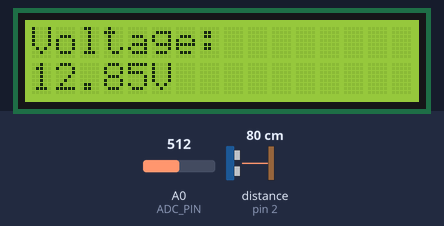
Simulated run of this sketch. Board: Arduino Nano, built with avr-gcc and run on an emulated ATmega328P. On the bench: 16×2 character LCD. Wiring (inferred from the names in the program): ultrasonic range finder: trigger pin 12; echo pin 2. The test bench sets the inputs (shaded band); at power-on: A0 (ADC_PIN) = 512, distance to the obstacle (sensor on pin 2) 80 cm. The echo pulse lasts 58.3 µs per cm.

Above: at 1.2 s.
1.3 s: A0 (ADC_PIN) set to 716
At 2.6 s:
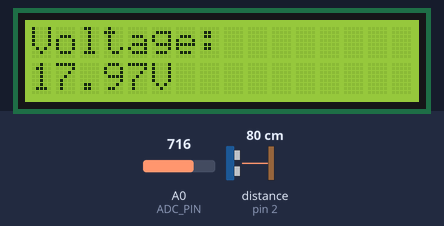
2.9 s: A0 (ADC_PIN) set to 900
At 4.0 s:
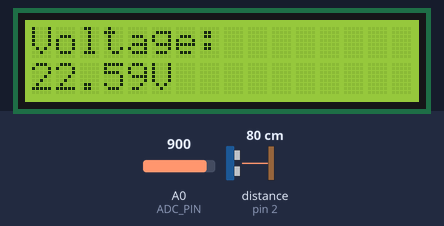
4.5 s: A0 (ADC_PIN) set to 1023
At 6.4 s:
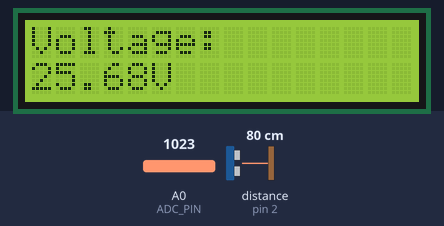
Timing chart, 0 to 7.9 s (numbered marks = the images above; inputs shaded):
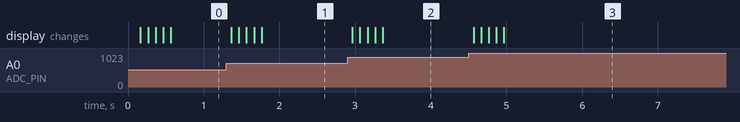

The sketch:

ryggesensor_voltmeter.ino
```cpp
#include <LiquidCrystal.h>
#define DIST_SENSOR_ECHO_PIN 2
#define DIST_SENSOR_TRIGGER_PIN 4

#define LCD_VCC_PIN 3
#define LCD_RS_PIN 4
#define LCD_EN_PIN 5
#define LCD_D4_PIN 8
#define LCD_D5_PIN 9
#define LCD_D6_PIN 10
#define LCD_D7_PIN 11

#define ADC_PIN A0
#define ADC_AVERAGE_BUFFER_SIZE 5
unsigned int adc_buffer[ADC_AVERAGE_BUFFER_SIZE] = { 0 };
unsigned int adc_buffer_index = 0;
const float voltage_divider_factor = 0.02510f;
const unsigned long adc_sampling_delay_ms = 100;
unsigned long prev_sampling_time = 0;
float voltage_measurement = 0;

#define DISTANCE_AVERAGE_BUFFER_SIZE 3
unsigned int average_buffer[DISTANCE_AVERAGE_BUFFER_SIZE] = { 0 };
unsigned int average_index = 0;

const uint8_t time_to_cm_factor = 58;
unsigned long send_time_us = 0;
const unsigned int max_distance = 100; // cm
const unsigned int min_distance = 5; // cm
unsigned int distance = 0;
unsigned int average_distance = 0;

LiquidCrystal lcd(LCD_RS_PIN, LCD_EN_PIN, LCD_D4_PIN, LCD_D5_PIN, LCD_D6_PIN, LCD_D7_PIN);

void distance_sensor_callback();
void sample_adc();
void print_voltage();


void setup()
{
	// Disable interrupts
	cli();

	// Setting up timer unterrupt to trigger distance sensor
	TCCR1A = 0;
	TCCR1B = 0;
	TCNT1 = 0;
	TCCR1B |= (1 << WGM12);
	TCCR1B |= (1 << CS12) | (1 << CS10);
	OCR1A = 1561; // Around 10 Hz
	TIMSK1 |= (1 << OCIE1A);

	DDRB |= (1 << DIST_SENSOR_TRIGGER_PIN); // Sets pin D12 to output
	PORTB &= ~(1 << DIST_SENSOR_TRIGGER_PIN); // Sets D12 to 0

	DDRD &= ~(1 << DIST_SENSOR_ECHO_PIN); // Setting pin D2 to input
	attachInterrupt(digitalPinToInterrupt(DIST_SENSOR_ECHO_PIN), distance_sensor_callback, CHANGE);

	DDRD |= (1 << LCD_VCC_PIN); // Setting pin D3 to output
	PORTD |= (1 << LCD_VCC_PIN); // Setting pin D3 high

	lcd.begin(16, 2); // Setting the size to 16x2 characters
	lcd.print("Voltage:");

	sei(); // Enable interrupts
}

void loop()
{
	if(millis() - prev_sampling_time >= adc_sampling_delay_ms)
	{
		prev_sampling_time = millis();

		sample_adc();
		print_voltage();
	}
}

ISR(TIMER1_COMPA_vect)
{
	PORTB |= (1 << DIST_SENSOR_TRIGGER_PIN);

	delayMicroseconds(11); // A delay to trigger the distance sensor according to data sheet

	PORTB &= ~(1 << DIST_SENSOR_TRIGGER_PIN);
}

// A callback to calculate the distance gicen from the sensor
void distance_sensor_callback()
{
	// Checking if interrupt was triggered by positive edge
	if(PIND & (1 << DIST_SENSOR_ECHO_PIN))
	{
		send_time_us = micros();
		return;
	}

	unsigned long time_diff = micros() - send_time_us;
	distance = time_diff / time_to_cm_factor;	// Rounding to cm
	if(distance < min_distance)
	{
		distance = min_distance;
	}
	else if(distance > max_distance)
	{
		distance = max_distance;
	}

	average_buffer[average_index++] = distance;
	if(average_index >= DISTANCE_AVERAGE_BUFFER_SIZE)
	{
		average_index = 0;
	}

	average_distance = 0;
	for(uint8_t i = 0; i < DISTANCE_AVERAGE_BUFFER_SIZE; ++i)
	{
		average_distance += average_buffer[i];
	}
	average_distance /= DISTANCE_AVERAGE_BUFFER_SIZE;

	//lcd.setCursor(0, 1);
	//lcd.print("    ");
	//lcd.setCursor(0, 1);
	//lcd.print(average_distance);
	//lcd.print("cm");
}

void sample_adc()
{
	adc_buffer[adc_buffer_index++] = analogRead(ADC_PIN);
	if(adc_buffer_index >= ADC_AVERAGE_BUFFER_SIZE)
	{
		adc_buffer_index = 0;
	}

	voltage_measurement = 0;
	for(uint8_t i = 0; i < ADC_AVERAGE_BUFFER_SIZE; ++i)
	{
		voltage_measurement += (float)adc_buffer[i];
	}

	voltage_measurement /= ADC_AVERAGE_BUFFER_SIZE;
	voltage_measurement *= voltage_divider_factor;
}

void print_voltage()
{
	lcd.setCursor(0, 1);
	char measurement[6];
	//snprintf(measurement, 6, "%0.2fV", voltage_measurement);
	lcd.print("       ");
	lcd.setCursor(0, 1);
	lcd.print(voltage_measurement, 2);
	lcd.print("V");
}
```

Measured:
- after the input at 1.3 s, the display: first changes after 0.06 s (image 1 shows a later state)
- after the input at 2.9 s, the display: first changes after 0.07 s (image 2 shows a later state)
- after the input at 4.5 s, the display: first changes after 0.06 s (image 3 shows a later state)
